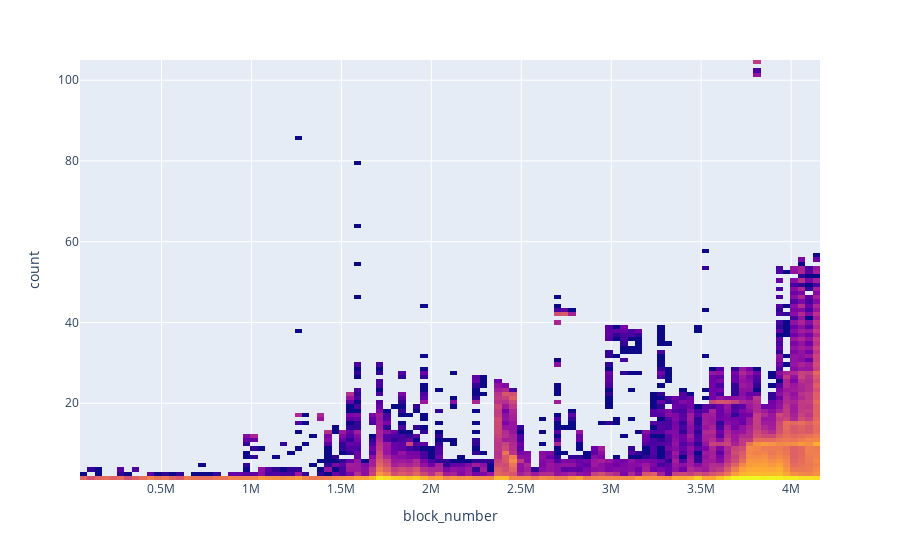

Notebook source saved alongside this figure:
### Code cell
import plotly.express as px
import pandas as pd
import numpy as np
import datashader as ds
pandas_df1 = grouped_df.to_pandas()
cvs = ds.Canvas(plot_width=100, plot_height=100)
agg = cvs.points(pandas_df1, 'block_number', 'count')
zero_mask = agg.values == 0
agg.values = np.log2(agg.values, where=np.logical_not(zero_mask))
agg.values[zero_mask] = np.nan
fig = px.imshow(agg, origin='lower')
fig.update_traces(hoverongaps=False)
fig.update_coloraxes(showscale=False)

#fig.update_layout(coloraxis_colorbar=dict(title='Count', tickprefix='1.e'))
fig.show()
